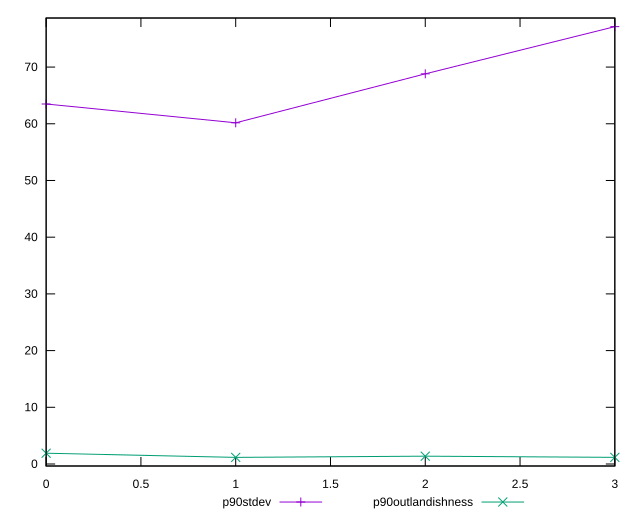

This chart was generated by the following gnuplot code:
reset

$p90Stdev <<EOF
0 63.487468598779586
1 60.17036699850832
2 68.80799747173738
3 77.13235495612344
EOF

$p90Outlandishness <<EOF
0 1.9014830561431422
1 1.1662601983640724
2 1.3806250000000002
3 1.1728148794980409
EOF

set key outside below
set xrange [0:3]
set yrange [-0.3530616967911149:78.65167685127862]
set trange [-0.3530616967911149:78.65167685127862]
set terminal svg size 640, 520 enhanced background rgb 'white'
set output "reports/report_00028_2021-02-24T12-49-42.674Z/unminified-javascript/progression/stddev.svg"

plot $p90Stdev title "p90stdev" with linespoints, \
     $p90Outlandishness title "p90outlandishness" with linespoints

reset
